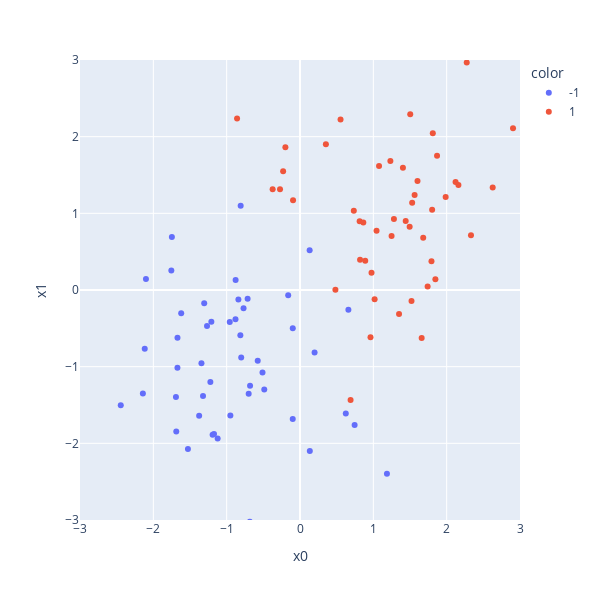

The cell this chart's notebook holds for it:
### Markdown cell above
### Soft Margin

What if the dataset is not perfectly linearly separable? We still want to find a linear model that separates the data as well as possible. We can allow some data points to be on the wrong side of the decision boundary.

The loss function is now defined as $$L(w, b) = \sum_{i=1}^n \max(0, 1 - y_i(w^Tx_i + b)) + \lambda \|w\|^2,$$ where $\lambda$ is a hyperparameter that controls the trade-off between the margin and the loss.

### Code cell
from sklearn.datasets import make_blobs
import plotly.express as px

X, y = make_blobs(n_samples=100, centers=[[-1, -1], [1, 1]],
                  random_state=1, cluster_std=1.)
y = np.where(y == 0, -1, 1)

df = pd.DataFrame(X, columns=['x0', 'x1']).join(
    pd.Series(y, name='target'))

fig = px.scatter(df, x='x0', y='x1', color=y.astype(str),
                 width=600, height=600, range_x=[-3, 3], range_y=[-3, 3])

fig

### Figure 1 — Plotly figure (JSON) as saved in the notebook; plotly's stock layout.template omitted (floating-point values rounded to 4 significant figures)
{"data": [{"hovertemplate": "color=-1<br>x0=%{x}<br>x1=%{y}<extra></extra>", "legendgroup": "-1", "marker": {"color": "#636efa", "symbol": "circle"}, "mode": "markers", "name": "-1", "orientation": "v", "showlegend": true, "type": "scatter", "x": [-1.528, -0.8782, -0.9578, -1.192, 1.186, -1.692, -0.4871, 0.7448, -1.306, -0.8798, -0.681, -1.123, -0.6998, 0.6598, 0.1989, -1.671, -0.5765, 0.4621, -0.8134, -2.101, 0.1316, -1.671, -0.09914, -0.7699, -0.8091, -1.344, -1.172, -1.754, -1.222, -0.7144, 0.1338, -1.209, -2.117, -0.84, 0.6243, -1.62, -0.5115, -2.444, -1.268, -1.322, -0.9492, -0.09841, -0.6844, -1.687, -1.747, -2.143, -0.8017, -0.161, -0.1346, -1.375], "xaxis": "x", "y": [-2.073, 0.1295, -0.4172, -1.888, -2.396, -1.397, -1.298, -1.761, -0.172, -0.3828, -1.249, -1.936, -1.352, -0.258, -0.8148, -0.6224, -0.9227, -3.06, -0.5899, 0.1447, 0.5198, -1.013, -1.684, -0.238, 1.1, -0.9564, -1.878, 0.2529, -1.201, -0.1149, -2.1, -0.4134, -0.7656, -0.1238, -1.612, -0.302, -1.076, -1.504, -0.4696, -1.384, -1.637, -0.4975, -3.022, -1.845, 0.6925, -1.349, -0.881, -0.0689, -3.302, -1.639], "yaxis": "y"}, {"hovertemplate": "color=1<br>x0=%{x}<br>x1=%{y}<extra></extra>", "legendgroup": "1", "marker": {"color": "#EF553B", "symbol": "circle"}, "mode": "markers", "name": "1", "orientation": "v", "showlegend": true, "type": "scatter", "x": [0.8896, 1.521, 0.8191, 3.191, 1.793, 0.7338, 1.249, 2.16, 1.017, 1.044, 1.232, 1.503, 1.802, -0.2726, 1.495, 1.529, 1.078, -0.2301, -0.3731, 1.351, 1.846, 1.741, 0.9754, 2.039, -0.1993, 1.403, 1.441, 1.869, 1.659, 0.4829, -0.858, 1.986, 1.602, 2.121, 2.274, 3.528, 2.331, 1.811, 0.5529, -0.09491, 2.905, 0.8134, 0.3531, 2.628, 1.281, 1.563, 0.9613, 0.6899, 0.8636, 1.68], "xaxis": "x", "y": [0.3826, -0.1443, 0.3961, -0.8964, 0.3765, 1.033, 0.7034, 1.369, -0.122, 0.7737, 1.683, 2.293, 1.047, 1.314, 0.8253, 1.138, 1.618, 1.551, 1.315, -0.3123, 0.1405, 0.0463, 0.2248, 3.187, 1.863, 1.594, 0.8998, 1.75, -0.6274, 0.002973, 2.236, 1.214, 1.42, 1.409, 2.967, 0.7514, 0.7127, 2.044, 2.225, 1.169, 2.111, 0.8983, 1.901, 1.338, 0.9269, 1.241, -0.6158, -1.435, 0.8809, 0.6802], "yaxis": "y"}], "layout": {"height": 600, "legend": {"title": {"text": "color"}, "tracegroupgap": 0}, "margin": {"t": 60}, "width": 600, "xaxis": {"anchor": "y", "domain": [0, 1], "range": [-3, 3], "title": {"text": "x0"}}, "yaxis": {"anchor": "x", "domain": [0, 1], "range": [-3, 3], "title": {"text": "x1"}}}}
